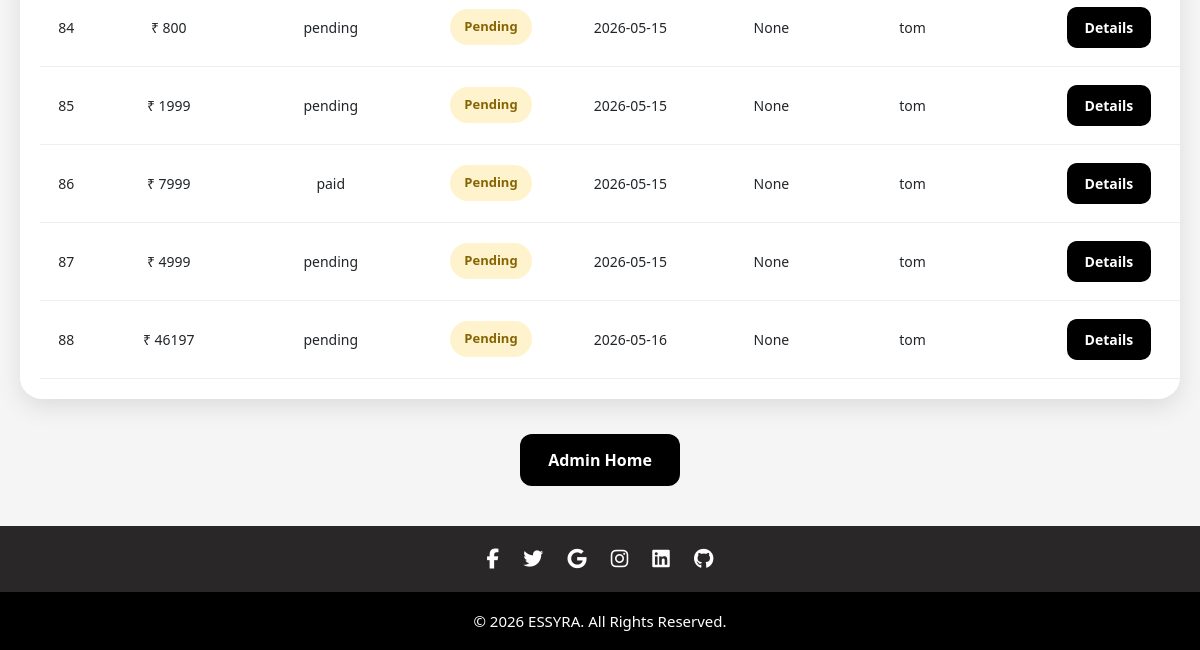
Page /vorders (lower part) on the earlier database version.
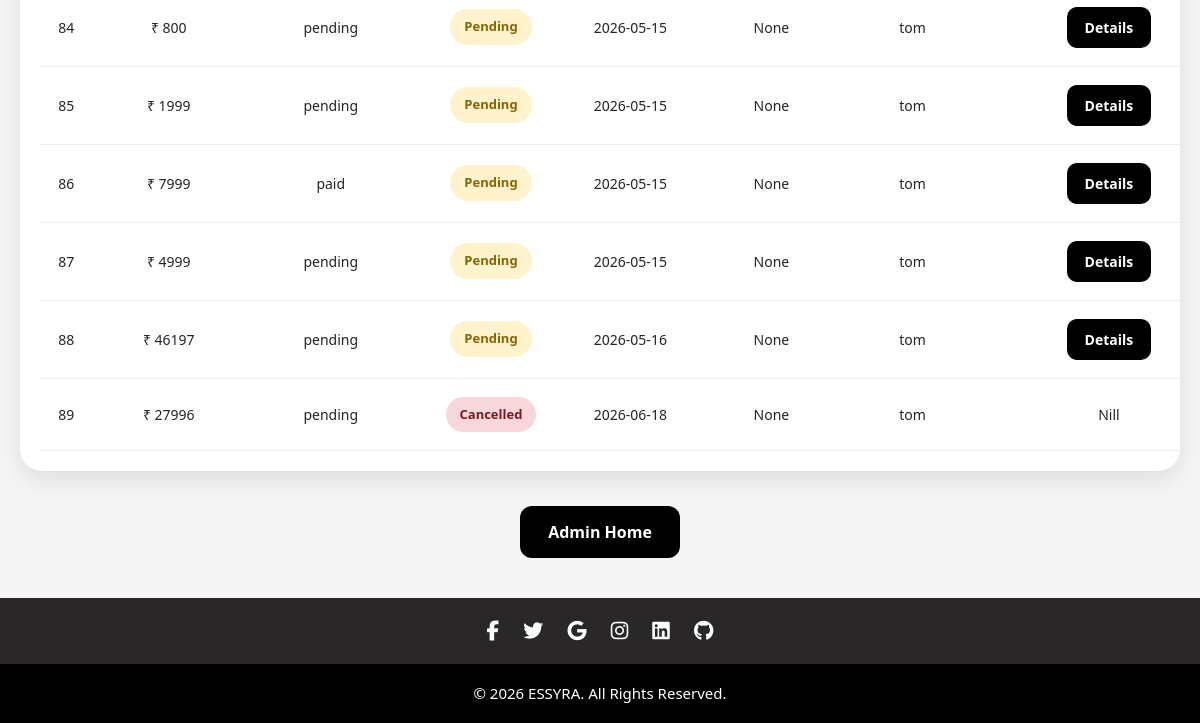
Same page on the later database version.
### user/models.py (models this page shows)
class Order(models.Model):
    user=models.ForeignKey(User,on_delete=models.CASCADE)
    totalamount=models.IntegerField()
    paymentmethod=models.CharField(max_length=50)
    paymentstatus=models.CharField(max_length=50,default='pending')
    orderstatus=models.CharField(max_length=50,default='pending')
    Carrier=models.CharField(max_length=100,null=True,blank=True)
    trackingid=models.CharField(max_length=100,null=True,blank=True)
    orderdate=models.CharField(max_length=50)
    deliverydate=models.CharField(max_length=50,null=True,blank=True)

### manager/views.py (the view)
# urls.py: path('vorders',views.vieworders,name='vorders'),
def vieworders(request):
    status=request.GET.get('status')
    if status == 'pending':
        o=Order.objects.filter(orderstatus='pending')
    elif status == 'all':
        o=Order.objects.all()
    elif status =='Processed':
        o=Order.objects.filter(orderstatus='Processed')
    elif status =='Completed':
        o=Order.objects.filter(orderstatus='Completed')
    elif status =='Cancelled':
        o=Order.objects.filter(orderstatus='Cancelled')
    else:
        o=Order.objects.all()
    return render(request,'manager/vorders.html',{'data':o})

### template/manager/vorders.html (shortened to what this page needs)
{% extends 'common/base5.html' %}
{% block content %}
<div class="orders-container">
    <div class="table-wrapper">
        <table class="orders-table">
            <tbody>
                {% for i in data %}
                <tr>
                    <td>{{i.id}}</td>
                    <td>₹ {{i.totalamount}}</td>
                    <td>{{i.paymentstatus}}</td>
                    <td>
                        {% if i.orderstatus == 'pending' %}
                            <span class="status-badge pending">
                                Pending
                            </span>
                        {% elif i.orderstatus == 'Processed' %}
                            <span class="status-badge processed">
                                Processed
                            </span>
                        {% elif i.orderstatus == 'Completed' %}
                            <span class="status-badge completed">
                                Completed
                            </span>
                        {% elif i.orderstatus == 'Cancelled' %}
                            <span class="status-badge cancelled">
                                Cancelled
                            </span>
                        {% endif %}
                    </td>
                    <td>{{i.orderdate}}</td>
                    <td>{{i.deliverydate}}</td>
                    <td>{{i.user.username}}</td>
                    <td>
                        {% if i.orderstatus == 'pending' %}
                            <a href="{% url 'vodetails' i.id %}"
                               class="action-btn details-btn">
                                Details
                            </a>
                        {% elif i.orderstatus == 'Processed' %}
                            <div class="btn-group">
                                <form action="{% url 'complete' i.id %}" method="POST">
                                    {% csrf_token %}
                                    <input type="submit"
                                           value="Complete"
                                           class="action-btn complete-btn">
                                </form>
                                <form action="{% url 'cancel' i.id %}" method="POST">
                                    {% csrf_token %}
                                    <input type="submit"
                                           value="Cancel"
                                           class="action-btn cancel-btn">
                                </form>
                            </div>
                        {% else %}
                            <label>Nill</label>
                        {% endif %}
                    </td>
                </tr>
                {% endfor %}
            </tbody>
        </table>
    </div>
    <div class="admin-home">
        <a href="{% url 'mgrhome' %}" class="admin-btn">
            Admin Home
        </a>
    </div>
</div>
{% endblock %}

Differences in the rows shown:
added Order: id "89", totalamount "27996", paymentstatus "pending", orderstatus "Cancelled", orderdate "2026-06-18", deliverydate "None", user.username "tom"
